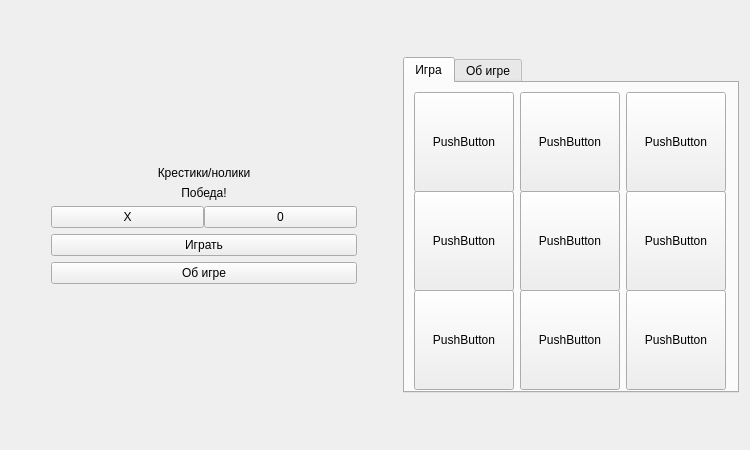
<?xml version="1.0" encoding="UTF-8"?>
<ui version="4.0">
 <class>Widget</class>
 <widget class="QWidget" name="Widget">
  <property name="geometry">
   <rect>
    <x>0</x>
    <y>0</y>
    <width>750</width>
    <height>450</height>
   </rect>
  </property>
  <property name="maximumSize">
   <size>
    <width>750</width>
    <height>450</height>
   </size>
  </property>
  <property name="windowTitle">
   <string>Крестики-нолики</string>
  </property>
  <layout class="QHBoxLayout" name="horizontalLayout_2">
   <item>
    <spacer name="horizontalSpacer">
     <property name="orientation">
      <enum>Qt::Orientation::Horizontal</enum>
     </property>
     <property name="sizeType">
      <enum>QSizePolicy::Policy::Fixed</enum>
     </property>
     <property name="sizeHint" stdset="0">
      <size>
       <width>40</width>
       <height>20</height>
      </size>
     </property>
    </spacer>
   </item>
   <item>
    <layout class="QVBoxLayout" name="verticalLayout">
     <item>
      <spacer name="verticalSpacer_2">
       <property name="orientation">
        <enum>Qt::Orientation::Vertical</enum>
       </property>
       <property name="sizeHint" stdset="0">
        <size>
         <width>20</width>
         <height>40</height>
        </size>
       </property>
      </spacer>
     </item>
     <item>
      <widget class="QLabel" name="label">
       <property name="text">
        <string>Крестики/нолики</string>
       </property>
       <property name="alignment">
        <set>Qt::AlignmentFlag::AlignCenter</set>
       </property>
      </widget>
     </item>
     <item>
      <widget class="QLabel" name="label_2">
       <property name="text">
        <string>Победа!</string>
       </property>
       <property name="alignment">
        <set>Qt::AlignmentFlag::AlignCenter</set>
       </property>
      </widget>
     </item>
     <item>
      <layout class="QHBoxLayout" name="horizontalLayout">
       <property name="spacing">
        <number>0</number>
       </property>
       <item>
        <widget class="QPushButton" name="pushButton_2">
         <property name="text">
          <string>X</string>
         </property>
        </widget>
       </item>
       <item>
        <widget class="QPushButton" name="pushButton_4">
         <property name="text">
          <string>0</string>
         </property>
        </widget>
       </item>
      </layout>
     </item>
     <item>
      <widget class="QPushButton" name="pushButton">
       <property name="text">
        <string>Играть</string>
       </property>
      </widget>
     </item>
     <item>
      <widget class="QPushButton" name="pushButton_3">
       <property name="text">
        <string>Об игре</string>
       </property>
      </widget>
     </item>
     <item>
      <spacer name="verticalSpacer">
       <property name="orientation">
        <enum>Qt::Orientation::Vertical</enum>
       </property>
       <property name="sizeHint" stdset="0">
        <size>
         <width>20</width>
         <height>40</height>
        </size>
       </property>
      </spacer>
     </item>
    </layout>
   </item>
   <item>
    <spacer name="horizontalSpacer_2">
     <property name="orientation">
      <enum>Qt::Orientation::Horizontal</enum>
     </property>
     <property name="sizeType">
      <enum>QSizePolicy::Policy::Fixed</enum>
     </property>
     <property name="sizeHint" stdset="0">
      <size>
       <width>40</width>
       <height>20</height>
      </size>
     </property>
    </spacer>
   </item>
   <item>
    <widget class="QTabWidget" name="tabWidget">
     <property name="sizePolicy">
      <sizepolicy hsizetype="Fixed" vsizetype="Fixed">
       <horstretch>0</horstretch>
       <verstretch>0</verstretch>
      </sizepolicy>
     </property>
     <property name="minimumSize">
      <size>
       <width>336</width>
       <height>336</height>
      </size>
     </property>
     <property name="maximumSize">
      <size>
       <width>336</width>
       <height>336</height>
      </size>
     </property>
     <property name="currentIndex">
      <number>0</number>
     </property>
     <widget class="QWidget" name="tab">
      <attribute name="title">
       <string>Игра</string>
      </attribute>
      <layout class="QGridLayout" name="gridLayout">
       <item row="0" column="0">
        <widget class="QPushButton" name="pushButton_11">
         <property name="minimumSize">
          <size>
           <width>100</width>
           <height>100</height>
          </size>
         </property>
         <property name="text">
          <string>PushButton</string>
         </property>
        </widget>
       </item>
       <item row="0" column="1">
        <widget class="QPushButton" name="pushButton_23">
         <property name="sizePolicy">
          <sizepolicy hsizetype="Fixed" vsizetype="Fixed">
           <horstretch>0</horstretch>
           <verstretch>0</verstretch>
          </sizepolicy>
         </property>
         <property name="minimumSize">
          <size>
           <width>100</width>
           <height>100</height>
          </size>
         </property>
         <property name="text">
          <string>PushButton</string>
         </property>
        </widget>
       </item>
       <item row="0" column="2">
        <widget class="QPushButton" name="pushButton_26">
         <property name="sizePolicy">
          <sizepolicy hsizetype="Fixed" vsizetype="Fixed">
           <horstretch>0</horstretch>
           <verstretch>0</verstretch>
          </sizepolicy>
         </property>
         <property name="minimumSize">
          <size>
           <width>100</width>
           <height>100</height>
          </size>
         </property>
         <property name="text">
          <string>PushButton</string>
         </property>
        </widget>
       </item>
       <item row="1" column="0">
        <widget class="QPushButton" name="pushButton_12">
         <property name="sizePolicy">
          <sizepolicy hsizetype="Fixed" vsizetype="Fixed">
           <horstretch>0</horstretch>
           <verstretch>0</verstretch>
          </sizepolicy>
         </property>
         <property name="minimumSize">
          <size>
           <width>100</width>
           <height>100</height>
          </size>
         </property>
         <property name="text">
          <string>PushButton</string>
         </property>
        </widget>
       </item>
       <item row="1" column="1">
        <widget class="QPushButton" name="pushButton_24">
         <property name="sizePolicy">
          <sizepolicy hsizetype="Fixed" vsizetype="Fixed">
           <horstretch>0</horstretch>
           <verstretch>0</verstretch>
          </sizepolicy>
         </property>
         <property name="minimumSize">
          <size>
           <width>100</width>
           <height>100</height>
          </size>
         </property>
         <property name="text">
          <string>PushButton</string>
         </property>
        </widget>
       </item>
       <item row="1" column="2">
        <widget class="QPushButton" name="pushButton_27">
         <property name="sizePolicy">
          <sizepolicy hsizetype="Fixed" vsizetype="Fixed">
           <horstretch>0</horstretch>
           <verstretch>0</verstretch>
          </sizepolicy>
         </property>
         <property name="minimumSize">
          <size>
           <width>100</width>
           <height>100</height>
          </size>
         </property>
         <property name="text">
          <string>PushButton</string>
         </property>
        </widget>
       </item>
       <item row="2" column="0">
        <widget class="QPushButton" name="pushButton_13">
         <property name="sizePolicy">
          <sizepolicy hsizetype="Fixed" vsizetype="Fixed">
           <horstretch>0</horstretch>
           <verstretch>0</verstretch>
          </sizepolicy>
         </property>
         <property name="minimumSize">
          <size>
           <width>100</width>
           <height>100</height>
          </size>
         </property>
         <property name="text">
          <string>PushButton</string>
         </property>
        </widget>
       </item>
       <item row="2" column="1">
        <widget class="QPushButton" name="pushButton_25">
         <property name="sizePolicy">
          <sizepolicy hsizetype="Fixed" vsizetype="Fixed">
           <horstretch>0</horstretch>
           <verstretch>0</verstretch>
          </sizepolicy>
         </property>
         <property name="minimumSize">
          <size>
           <width>100</width>
           <height>100</height>
          </size>
         </property>
         <property name="text">
          <string>PushButton</string>
         </property>
        </widget>
       </item>
       <item row="2" column="2">
        <widget class="QPushButton" name="pushButton_28">
         <property name="sizePolicy">
          <sizepolicy hsizetype="Fixed" vsizetype="Fixed">
           <horstretch>0</horstretch>
           <verstretch>0</verstretch>
          </sizepolicy>
         </property>
         <property name="minimumSize">
          <size>
           <width>100</width>
           <height>100</height>
          </size>
         </property>
         <property name="text">
          <string>PushButton</string>
         </property>
        </widget>
       </item>
      </layout>
     </widget>
     <widget class="QWidget" name="tab_2">
      <attribute name="title">
       <string>Об игре</string>
      </attribute>
     </widget>
    </widget>
   </item>
  </layout>
 </widget>
 <resources/>
 <connections/>
</ui>
